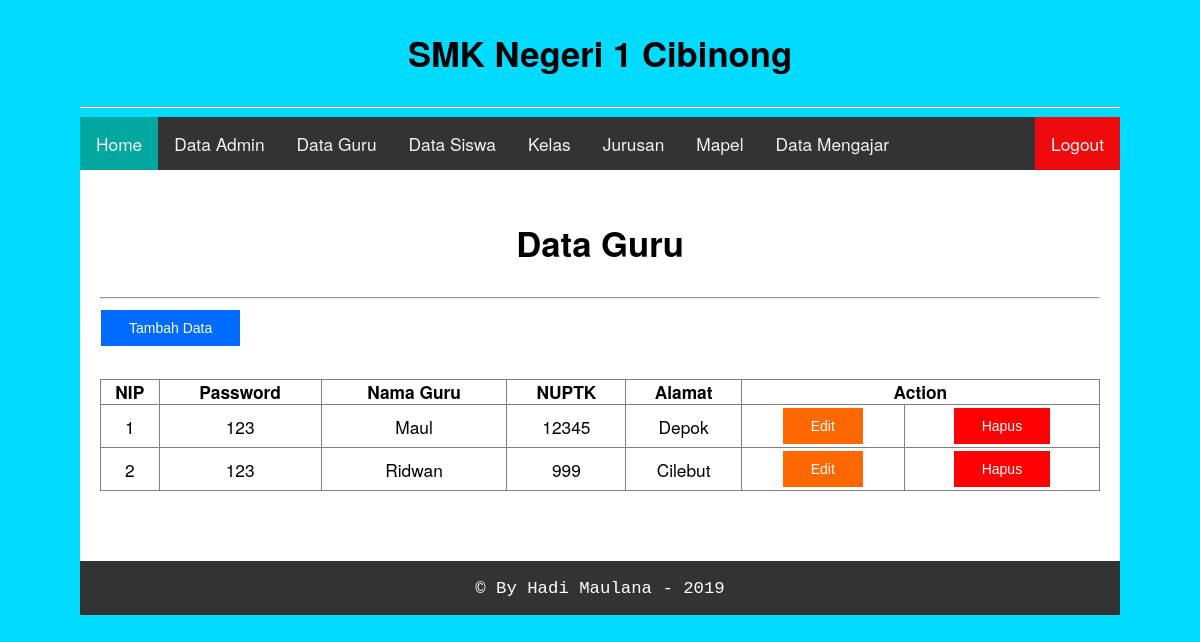
The app's page /page/admin/guru.php (signed in) with its own data.
### tables this page shows
CREATE TABLE IF NOT EXISTS `guru` (
  `nip` int(10) NOT NULL AUTO_INCREMENT,
  `password` varchar(20) NOT NULL,
  `nama_guru` varchar(30) NOT NULL,
  `nuptk` varchar(20) NOT NULL,
  `alamat` varchar(50) NOT NULL,
  PRIMARY KEY (`nip`)
);

### db/config.php (called while the page is built, shortened)
<?php
class database{
  function tampil($table){
    $q = mysql_query("SELECT * FROM $table");
    $result = array();
    while ($d = mysql_fetch_assoc($q)) {
      $result[] = $d;
    }
    return $result;
  }
}
 ?>

### page/admin/guru.php (the view, shortened to what this page needs)
<?php session_start();
if($_SESSION && $_SESSION['login'] == "admin"){
?>
<?php
require_once('../../db/config.php');
require_once('assets/header.php');
$db = new database();
?>
<div class="content">
  <div class="content-font">
    <center>
      <h1>Data Guru</h1></center><hr>
      <a href="guru_form.php"><button class="button">Tambah Data</button></a><br><br>
      <table border="1" width="100%">
        <tr>
          <th>NIP</th>
          <th>Password</th>
          <th>Nama Guru</th>
          <th>NUPTK</th>
          <th>Alamat</th>
          <th colspan="2">Action</th>
        </tr>
          <?php foreach ($db->tampil('guru') as $d) { ?>
            <tr style="text-align: center;">
              <td><?php echo $d['nip'] ?></td>
              <td><?php echo $d['password'] ?></td>
              <td><?php echo $d['nama_guru'] ?></td>
              <td><?php echo $d['nuptk'] ?></td>
              <td><?php echo $d['alamat'] ?></td>
              <td>
                <form class="" action="guru_form.php" method="post">
                  <input type="submit" name="edit" value="Edit" class="button button1">
                </form>
              </td>
              <td>
                <form class="" action="action/guru_act.php" method="post">
                  <input type="submit" name="hapus" value="Hapus" class="button button2">
                </form>
              </td>
            </tr>
          <?php } ?>
      </table>
  </div>
</div>
<?php
require_once('assets/footer.php');
?>
<?php }else{
  header("location: ../../index.php");
} ?>

### page/admin/assets/css/style.css (style rules this page uses)
body { font: 13pt 'trebuchet ms'; }
.content { background: #fff; width: 100%; height: auto; float: left; }
.content-font { padding: 20px; margin-bottom: 50px; }
body { background-position: center; background-repeat: no-repeat; background-size: cover; font-family: Gotham, Helvetica Neue, Helvetica, Arial," sans-serif"; margin: auto; padding-left: 80px; padding-right: 80px; }
.button { background-color: #006CFF; border: none; color: white; padding: 10px 28px; text-align: center; text-decoration: none; display: inline-block; font-size: 14px; margin: 3px 1px; cursor: pointer; }
.button1 { background-color: #FF6700; }
.button2 { background-color: #FF0004; }
h1, h2, h3, h4, h5 { padding: 5px; }
table { margin-top: 5px; border-spacing: 0; border-collapse: collapse; }
td, th { padding: 0; }

### records on screen
guru: nip "1", password "123", nama_guru "Maul", nuptk "12345", alamat "Depok"
guru: nip "2", password "123", nama_guru "Ridwan", nuptk "999", alamat "Cilebut"
